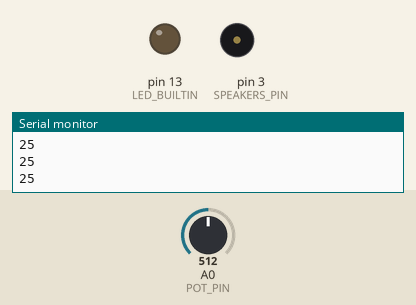
A sketch run on a simulated Arduino Uno, built with avr-gcc and run on an emulated ATmega328P. On the bench: output pins drawn as LEDs (lit = HIGH), buzzer (waves = sounding), the last lines printed to the serial monitor. The test bench sets the inputs (shaded band); at power-on: A0 (POT_PIN) = 512.

Above: at 1.2 s.
1.3 s: A0 (POT_PIN) set to 617
2.8 s: A0 (POT_PIN) set to 649
At 4.5 s:
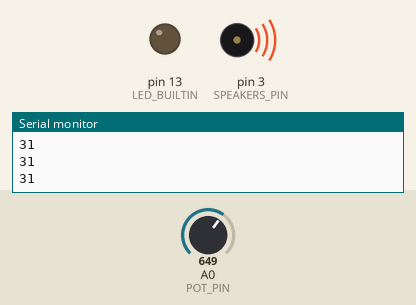
Timing chart, 0 to 6.0 s (numbered marks = the images above; inputs shaded):
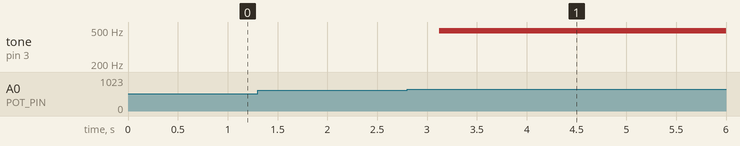

The sketch:

smart_home.ino
```cpp
#include <Arduino_FreeRTOS.h>
#define SPEAKERS_PIN 3
#define POT_PIN A0
#define ALARM_LED 2

void TaskMain( void *pvParameters );
bool isAlarmingTemperature(int);
void shutdownAlarm();
void raiseAlarm();
int readTemperature();

void setup() {
  Serial.begin(9600);

  pinMode(SPEAKERS_PIN, OUTPUT);
  pinMode(LED_BUILTIN, OUTPUT);

  pinMode(POT_PIN, INPUT);

  xTaskCreate(TaskMain, "Main", 128, NULL, 2, NULL);
}

void loop()
{
}

void TaskMain(void *pvParameters)
{
  (void) pvParameters;

  for (;;)
  {
    int temp = readTemperature();
    Serial.println(String(temp));

    if (isAlarmingTemperature(temp)) {
      raiseAlarm();
    } else {
      shutdownAlarm();
    }

    cycleDelay();
  }
}

bool isAlarmingTemperature(int temp) {
  return temp < 10 || temp > 30;
}

void shutdownAlarm() {
  analogWrite(SPEAKERS_PIN, 0);
  digitalWrite(ALARM_LED, LOW);
}

void raiseAlarm() {
  analogWrite(SPEAKERS_PIN, 30);
  digitalWrite(ALARM_LED, HIGH);
}

void cycleDelay() {
  vTaskDelay( 400 / portTICK_PERIOD_MS );
}

int readTemperature() {
  int temp = analogRead(POT_PIN);
  return map(temp, 0, 1024, 0, 50);
}
```

Measured:
- the behaviour switches between 634 and 635 on A0 (POT_PIN) (found by bisection; images 0 and 1)
- after the input at 2.8 s, tone on pin 3 (SPEAKERS_PIN): silent → 490 Hz after 0.32 s
